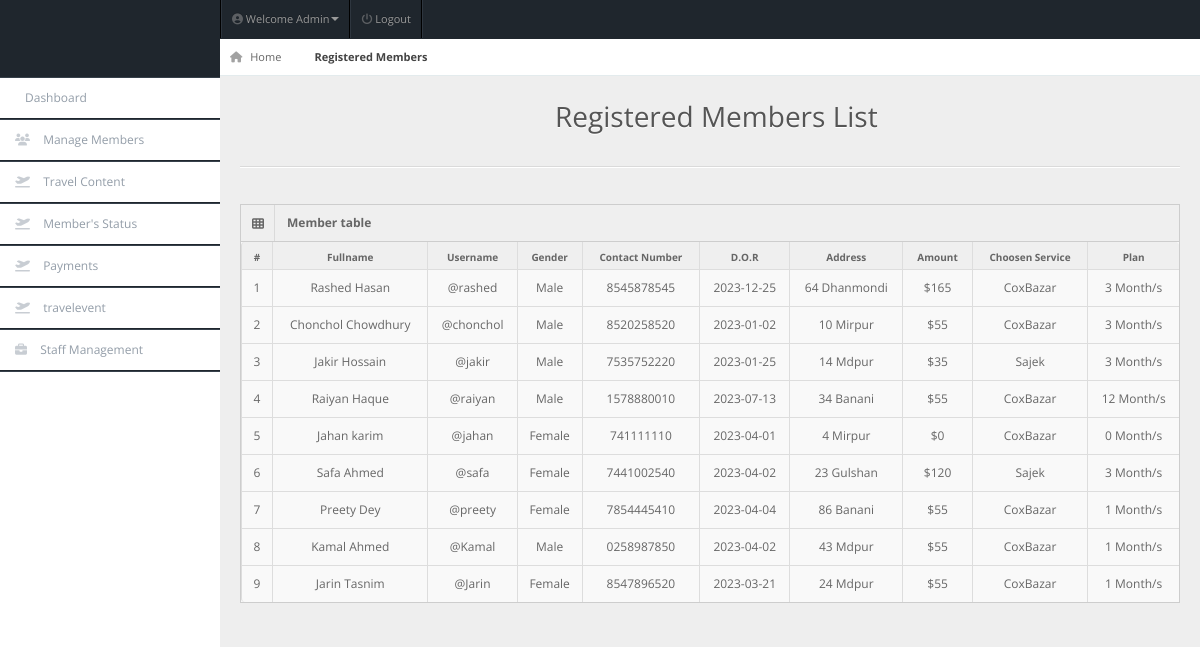
/admin/members.php (signed in), run on an earlier commit of the app's database.
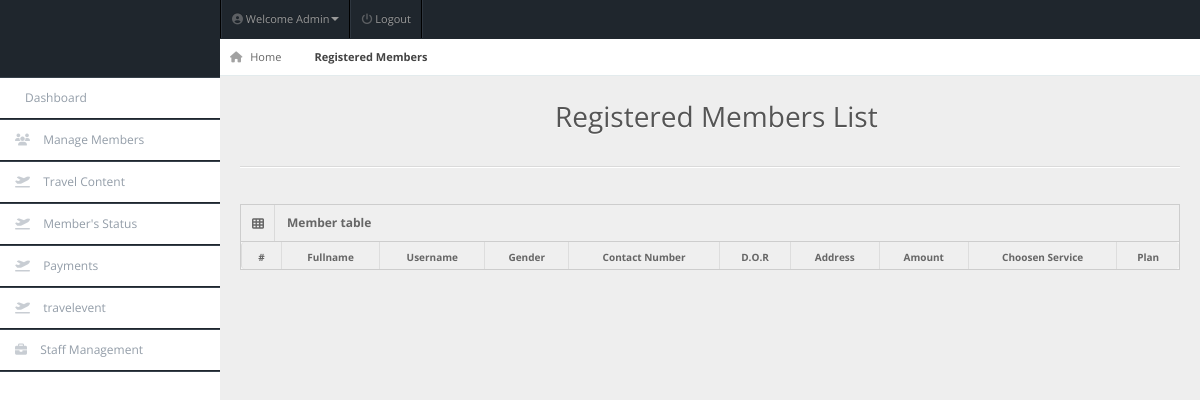
And on a later commit of the database.
### tables this page shows
CREATE TABLE `members` (
  `user_id` int(11) NOT NULL,
  `fullname` varchar(20) NOT NULL,
  `username` varchar(20) NOT NULL,
  `password` varchar(100) NOT NULL,
  `gender` varchar(20) NOT NULL,
  `dor` date NOT NULL,
  `services` varchar(50) NOT NULL,
  `amount` int(100) NOT NULL,
  `paid_date` date NOT NULL,
  `p_year` int(11) NOT NULL,
  `plan` varchar(100) NOT NULL,
  `address` varchar(20) NOT NULL,
  `contact` varchar(10) NOT NULL,
  `status` varchar(20) NOT NULL DEFAULT 'Active',
  `reminder` int(11) NOT NULL DEFAULT '0'
);

### admin/members.php (the view, shortened to what this page needs)
<!DOCTYPE html>
<html lang="en">
<head>
<link rel="stylesheet" href="../css/bootstrap.min.css" />
<link rel="stylesheet" href="../css/bootstrap-responsive.min.css" />
<link rel="stylesheet" href="../css/fullcalendar.css" />
<link rel="stylesheet" href="../css/matrix-style.css" />
<link rel="stylesheet" href="../css/matrix-media.css" />
<link href="../font-awesome/css/fontawesome.css" rel="stylesheet" />
<link href="../font-awesome/css/all.css" rel="stylesheet" />
<link rel="stylesheet" href="../css/jquery.gritter.css" />
</head>
<body>
<div id="header">
  <h1><a href="dashboard.html">Nayeem Travelling Co Admin</a></h1>
</div>
<?php include 'includes/topheader.php'?>
<?php $page="members"; include 'includes/sidebar.php'?>
<div id="content">
  <div id="content-header">
    <div id="breadcrumb"> <a href="#" title="Go to Home" class="tip-bottom"><i class="fas fa-home"></i> Home</a> <a href="#" class="current">Registered Members</a> </div>
    <h1 class="text-center">Registered Members List <i class="fas fa-group"></i></h1>
  </div>
  <div class="container-fluid">
    <hr>
    <div class="row-fluid">
      <div class="span12">
      <div class='widget-box'>
          <div class='widget-title'> <span class='icon'> <i class='fas fa-th'></i> </span>
            <h5>Member table</h5>
          </div>
          <div class='widget-content nopadding'>
	  <?php
      $qry="select * from members";
      $cnt = 1;
        $result=mysqli_query($conn,$qry);
          echo"<table class='table table-bordered table-hover'>
              <thead>
                <tr>
                  <th>#</th>
                  <th>Fullname</th>
                  <th>Username</th>
                  <th>Gender</th>
                  <th>Contact Number</th>
                  <th>D.O.R</th>
                  <th>Address</th>
                  <th>Amount</th>
                  <th>Choosen Service</th>
                  <th>Plan</th>
                </tr>
              </thead>";
            while($row=mysqli_fetch_array($result)){
            echo"<tbody>
                <td><div class='text-center'>".$cnt."</div></td>
                <td><div class='text-center'>".$row['fullname']."</div></td>
                <td><div class='text-center'>@".$row['username']."</div></td>
                <td><div class='text-center'>".$row['gender']."</div></td>
                <td><div class='text-center'>".$row['contact']."</div></td>
                <td><div class='text-center'>".$row['dor']."</div></td>
                <td><div class='text-center'>".$row['address']."</div></td>
                <td><div class='text-center'>$".$row['amount']."</div></td>
                <td><div class='text-center'>".$row['services']."</div></td>
                <td><div class='text-center'>".$row['plan']." Month/s</div></td>
              </tbody>";
          $cnt++;  }
            ?>
            </table>
          </div>
        </div>
      </div>
    </div>
  </div>
</div>
</body>
</html>

What changed in the data, as far as the page shows it:
removed members: fullname "Rashed Hasan", username "rashed", gender "Male", contact "8545878545", dor "2023-12-25", address "64 Dhanmondi", amount "165", services "CoxBazar", plan "3"
removed members: fullname "Chonchol Chowdhury", username "chonchol", gender "Male", contact "8520258520", dor "2023-01-02", address "10 Mirpur", amount "55", services "CoxBazar", plan "3"
removed members: fullname "Jakir Hossain", username "jakir", gender "Male", contact "7535752220", dor "2023-01-25", address "14 Mdpur", amount "35", services "Sajek", plan "3"
removed members: fullname "Raiyan Haque", username "raiyan", gender "Male", contact "1578880010", dor "2023-07-13", address "34 Banani", amount "55", services "CoxBazar", plan "12"
removed members: fullname "Jahan karim", username "jahan", gender "Female", contact "741111110", dor "2023-04-01", address "4 Mirpur", amount "0", services "CoxBazar", plan "0"
removed members: fullname "Safa Ahmed", username "safa", gender "Female", contact "7441002540", dor "2023-04-02", address "23 Gulshan", amount "120", services "Sajek", plan "3"
removed members: fullname "Preety Dey", username "preety", gender "Female", contact "7854445410", dor "2023-04-04", address "86 Banani", amount "55", services "CoxBazar", plan "1"
removed members: fullname "Kamal Ahmed", username "Kamal", gender "Male", contact "0258987850", dor "2023-04-02", address "43 Mdpur", amount "55", services "CoxBazar", plan "1"
removed members: fullname "Jarin Tasnim", username "Jarin", gender "Female", contact "8547896520", dor "2023-03-21", address "24 Mdpur", amount "55", services "CoxBazar", plan "1"
